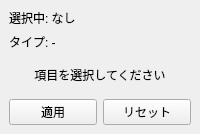
<?xml version="1.0" encoding="UTF-8"?>
<ui version="4.0">
 <class>PropertyDock</class>
 <widget class="QDockWidget" name="dockProperties">
  <property name="windowTitle"><string>プロパティ</string></property>
  <widget class="QWidget" name="dockPropertiesContents"><layout class="QVBoxLayout" name="verticalLayout_properties"><item><widget class="QLabel" name="selectedItemTitleLabel"><property name="text"><string>選択中: なし</string></property></widget></item><item><widget class="QLabel" name="selectedItemTypeLabel"><property name="text"><string>タイプ: -</string></property></widget></item><item><widget class="QStackedWidget" name="propertyStack"><widget class="QWidget" name="emptyPropertyPage"><layout class="QVBoxLayout" name="verticalLayout_emptyProperty"><item><widget class="QLabel" name="emptyPropertyLabel"><property name="alignment"><set>Qt::AlignCenter</set></property><property name="text"><string>項目を選択してください</string></property></widget></item></layout></widget></widget></item><item><layout class="QHBoxLayout" name="horizontalLayout_propertyButtons"><item><widget class="QPushButton" name="propertyApplyButton"><property name="text"><string>適用</string></property></widget></item><item><widget class="QPushButton" name="propertyResetButton"><property name="text"><string>リセット</string></property></widget></item></layout></item></layout></widget>
 </widget>
 <resources/>
 <connections/>
</ui>
